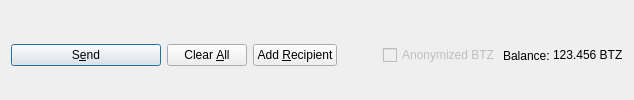
         <widget class="QFrame" name="frame_Send">
          <layout class="QHBoxLayout" name="horizontalLayout">
           <property name="bottomMargin">
            <number>0</number>
           </property>
           <item>
            <widget class="QPushButton" name="sendButton">
             <property name="minimumSize">
              <size>
               <width>150</width>
               <height>0</height>
              </size>
             </property>
             <property name="toolTip">
              <string>Confirm the send action</string>
             </property>
             <property name="text">
              <string>S&amp;end</string>
             </property>
             <property name="icon">
              <iconset resource="../carbonzero.qrc">
               <normaloff>:/icons/send</normaloff>:/icons/send</iconset>
             </property>
             <property name="autoDefault">
              <bool>false</bool>
             </property>
             <property name="default">
              <bool>true</bool>
             </property>
            </widget>
           </item>
           <item>
            <widget class="QPushButton" name="clearButton">
             <property name="sizePolicy">
              <sizepolicy hsizetype="Minimum" vsizetype="Fixed">
               <horstretch>0</horstretch>
               <verstretch>0</verstretch>
              </sizepolicy>
             </property>
             <property name="toolTip">
              <string>Clear all fields of the form.</string>
             </property>
             <property name="text">
              <string>Clear &amp;All</string>
             </property>
             <property name="icon">
              <iconset resource="../carbonzero.qrc">
               <normaloff>:/icons/remove</normaloff>:/icons/remove</iconset>
             </property>
             <property name="autoDefault">
              <bool>false</bool>
             </property>
            </widget>
           </item>
           <item>
            <widget class="QPushButton" name="addButton">
             <property name="toolTip">
              <string>Send to multiple recipients at once</string>
             </property>
             <property name="text">
              <string>Add &amp;Recipient</string>
             </property>
             <property name="icon">
              <iconset resource="../carbonzero.qrc">
               <normaloff>:/icons/add</normaloff>:/icons/add</iconset>
             </property>
             <property name="autoDefault">
              <bool>false</bool>
             </property>
            </widget>
           </item>
           <item>
            <spacer name="horizontalSpacer">
             <property name="orientation">
              <enum>Qt::Horizontal</enum>
             </property>
             <property name="sizeHint" stdset="0">
              <size>
               <width>40</width>
               <height>20</height>
              </size>
             </property>
            </spacer>
           </item>
           <item>
            <layout class="QHBoxLayout" name="horizontalLayout_2">
             <property name="spacing">
              <number>3</number>
             </property>
             <item>
              <widget class="QCheckBox" name="checkzcarbon">
               <property name="enabled">
                <bool>false</bool>
               </property>
               <property name="text">
                <string>Anonymized BTZ</string>
               </property>
              </widget>
             </item>
             <item>
              <widget class="QLabel" name="label">
               <property name="text">
                <string>Balance:</string>
               </property>
              </widget>
             </item>
             <item>
              <widget class="QLabel" name="labelBalance">
               <property name="sizePolicy">
                <sizepolicy hsizetype="Preferred" vsizetype="Fixed">
                 <horstretch>0</horstretch>
                 <verstretch>0</verstretch>
                </sizepolicy>
               </property>
               <property name="cursor">
                <cursorShape>IBeamCursor</cursorShape>
               </property>
               <property name="text">
                <string notr="true">123.456 BTZ</string>
               </property>
               <property name="textInteractionFlags">
                <set>Qt::LinksAccessibleByMouse|Qt::TextSelectableByKeyboard|Qt::TextSelectableByMouse</set>
               </property>
              </widget>
             </item>
            </layout>
           </item>
          </layout>
         </widget>
